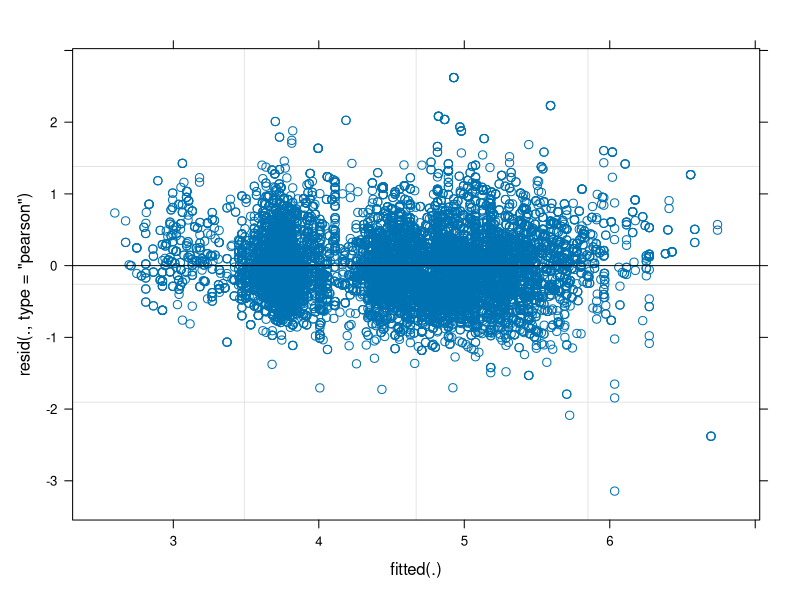
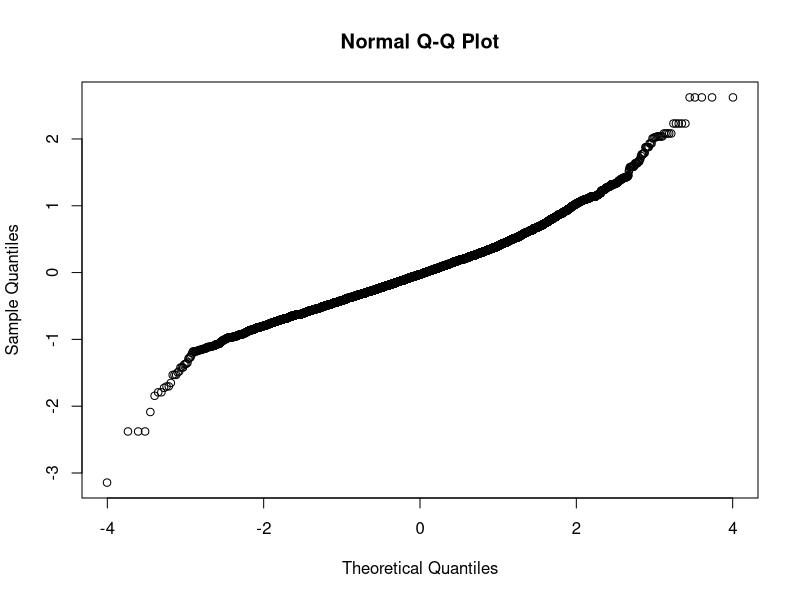
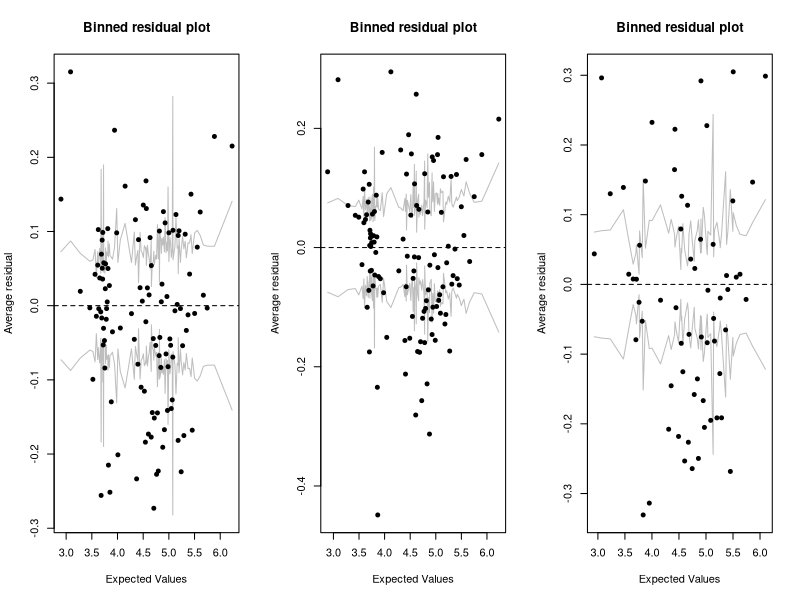
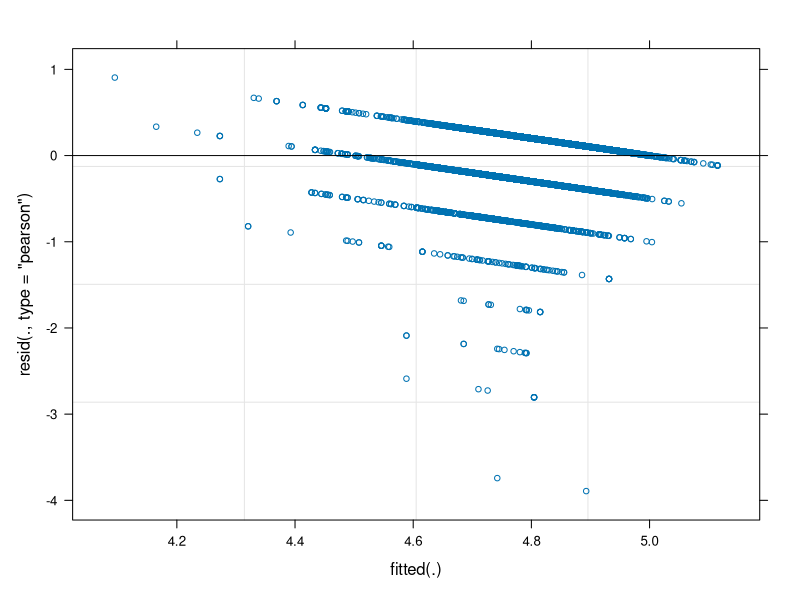
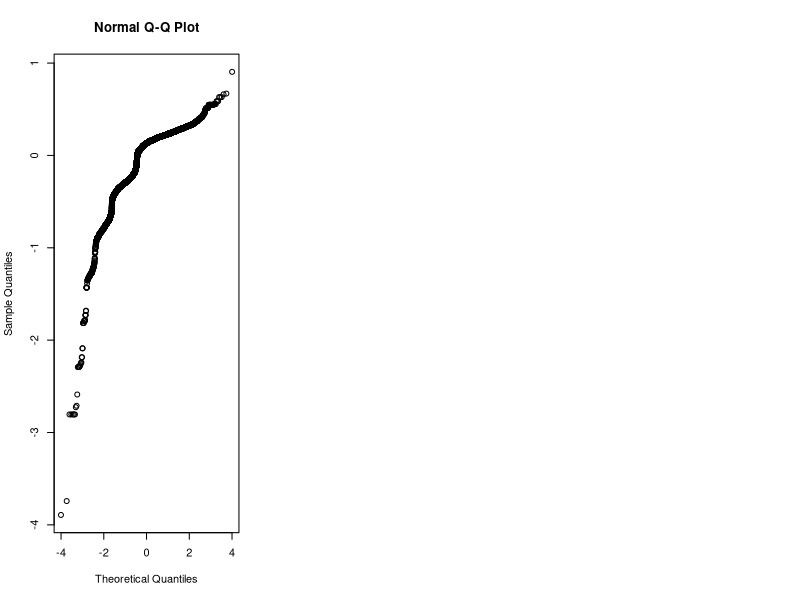
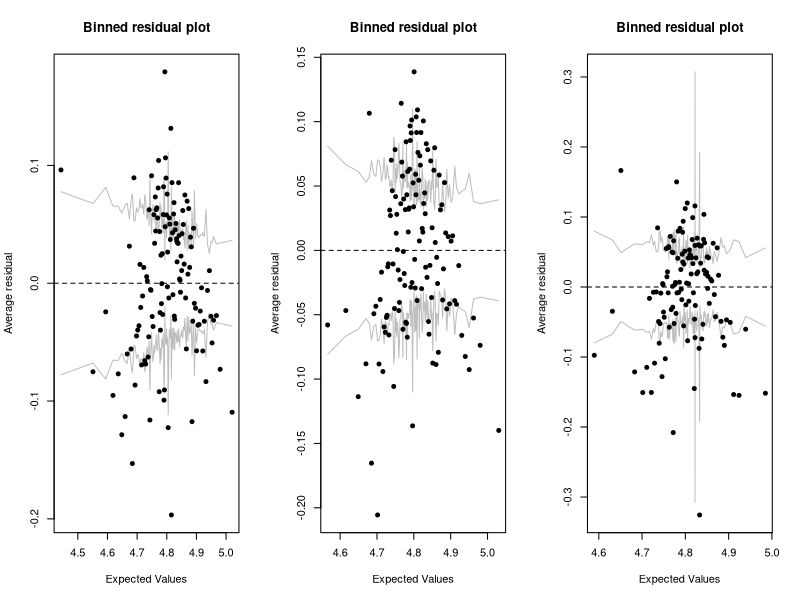
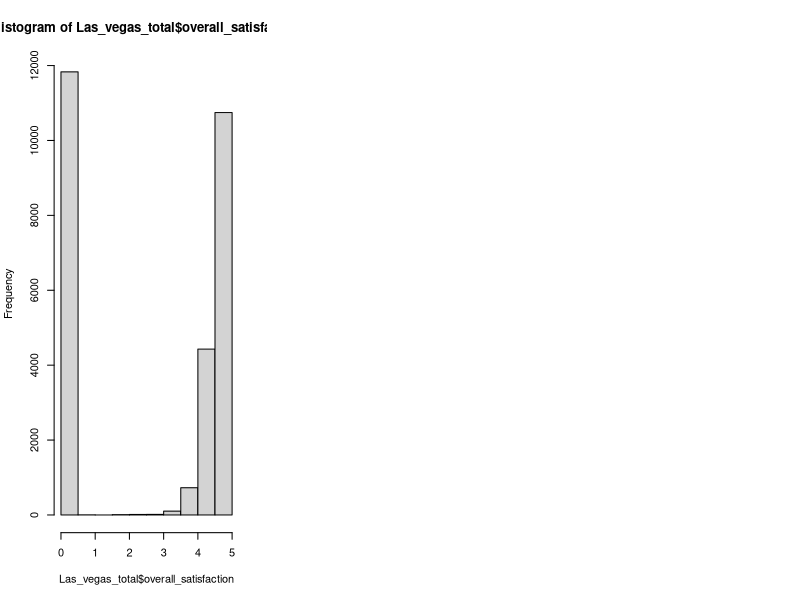
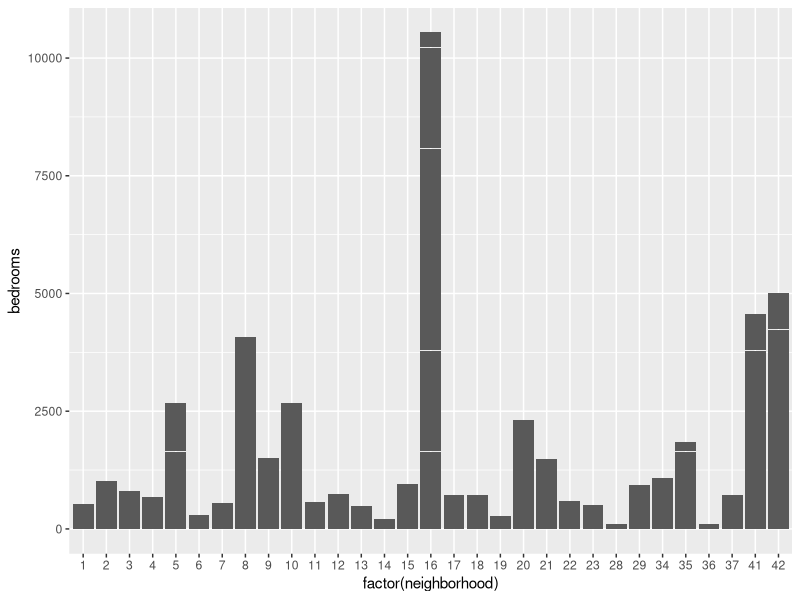

Generate these figures, in order, with R:
## ---- chunk 1
knitr::opts_chunk$set(echo = TRUE)
## ---- chunk 2
library(readr)
library(dplyr)
library(plyr)

tomslee_airbnb_las_vegas_0919_2017_02_25 <- read_csv("tomslee_airbnb_las_vegas_0919_2017-02-25.csv",col_types = cols(borough = col_skip(),last_modified = col_skip(), minstay = col_skip(),room_id = col_integer()))

tomslee_airbnb_las_vegas_0960_2017_03_10 <- read_csv("tomslee_airbnb_las_vegas_0960_2017-03-10.csv", 
     col_types = cols(borough = col_skip(), 
         last_modified = col_skip(), minstay = col_skip()))

tomslee_airbnb_las_vegas_1265_2017_05_14 <- read_csv("tomslee_airbnb_las_vegas_1265_2017-05-14.csv", 
     col_types = cols(bathrooms = col_skip(),city = col_skip(), 
         borough = col_skip(), country = col_skip(), 
         last_modified = col_skip(), location = col_skip(), 
         minstay = col_skip(), survey_id = col_skip()))

tomslee_airbnb_las_vegas_1390_2017_06_24 <- read_csv("tomslee_airbnb_las_vegas_1390_2017-06-24.csv", 
     col_types = cols(bathrooms = col_skip(), 
         borough = col_skip(), city = col_skip(), 
         country = col_skip(), last_modified = col_skip(), 
         location = col_skip(), minstay = col_skip(), 
         survey_id = col_skip()))

tomslee_airbnb_las_vegas_1507_2017_07_20 <- read_csv("tomslee_airbnb_las_vegas_1507_2017-07-20.csv", 
     col_types = cols(bathrooms = col_skip(), 
         borough = col_skip(), city = col_skip(), 
         country = col_skip(), last_modified = col_skip(), 
         location = col_skip(), minstay = col_skip(), 
         survey_id = col_skip()))
Las_vegas_total <- rbind(tomslee_airbnb_las_vegas_0919_2017_02_25, tomslee_airbnb_las_vegas_0960_2017_03_10,tomslee_airbnb_las_vegas_1265_2017_05_14,tomslee_airbnb_las_vegas_1390_2017_06_24,tomslee_airbnb_las_vegas_1507_2017_07_20)
overall_satisfaction_data <- Las_vegas_total %>%
  filter(Las_vegas_total$overall_satisfaction > 0)

reviews_data <- Las_vegas_total %>%
  filter(Las_vegas_total$reviews > 0)
## ---- chunk 3
library(arm)

# GLM for Overall_satisfaction
rating_reg <- glm(overall_satisfaction ~ factor(room_type) + log(price)  + 
                    (accommodates) + bedrooms,data = overall_satisfaction_data)

# random slope
rating_reg_2 <- lmer(overall_satisfaction ~ factor(room_type) + (accommodates) + bedrooms 
                     + (0 + log(price) | neighborhood),data = overall_satisfaction_data)

# random slope and intercept with interaction
rating_reg_3 <- lmer(overall_satisfaction ~ factor(room_type)*accommodates + bedrooms + log(price) + 
                       (1 + log(price) | neighborhood),data = overall_satisfaction_data)

# GLM for Price
price_reg <- glm(log(price) ~ factor(room_type) + overall_satisfaction + accommodates + 
                   bedrooms, data = overall_satisfaction_data)

# random intercept
price_reg_2 <- lmer(log(price) ~ factor(room_type) + overall_satisfaction + accommodates 
                    + bedrooms + (1|neighborhood), data = overall_satisfaction_data)

# random intercept and slope
price_reg_3 <- lmer(log(price) ~ factor(room_type) + accommodates + bedrooms + 
                      (1 + overall_satisfaction|neighborhood), data = overall_satisfaction_data)

## ---- chunk 4
display(price_reg)
## ---- chunk 5
display(price_reg_2)
## ---- chunk 6
display(price_reg_3)
## ---- chunk 7
display(rating_reg)
## ---- chunk 8
display(rating_reg_2)
## ---- chunk 9
display(rating_reg_3)
## ---- chunk 10
anova(price_reg_3,price_reg_2,price_reg)
## ---- chunk 11
library(arm)
plot(price_reg_3)
qqnorm(resid(price_reg_3))


par(mfrow=c(1,3))
binnedplot(fitted(price_reg_3),residuals(price_reg_3, type="response"))
binnedplot(fitted(price_reg_2),residuals(price_reg_2, type="response"))
binnedplot(fitted(price_reg),residuals(price_reg, type="response"))

## ---- chunk 12
anova(rating_reg_3,rating_reg_2,rating_reg)
## ---- chunk 13
library(arm)
plot(rating_reg_3)
qqnorm(resid(rating_reg_3))


par(mfrow=c(1,3))
binnedplot(fitted(rating_reg_3),residuals(rating_reg_3, type="response"))
binnedplot(fitted(rating_reg_2),residuals(rating_reg_2, type="response"))
binnedplot(fitted(rating_reg),residuals(rating_reg, type="response"))
## ---- chunk 14
library(ggplot2)
library(dplyr)
library(arm)
## ---- chunk 15
# Distribution of rating
hist(Las_vegas_total$overall_satisfaction)
summary(Las_vegas_total$overall_satisfaction)
## ---- chunk 16
library(ggplot2)
# Distribution of bedrooms 
# Each number represents an neighborhood

ggplot(Las_vegas_total, aes(x = factor(neighborhood), y = bedrooms)) + geom_bar(stat = "identity")

# Distribution of accommodates in room types
ggplot(Las_vegas_total, aes(x = accommodates, fill = room_type)) + geom_bar(position = "fill")


# Room_type vs price

Shareroom <- Las_vegas_total %>%
  filter(Las_vegas_total$room_type == "Shared room")
Entire_room <- Las_vegas_total %>%
  filter(Las_vegas_total$room_type == "Entire home/apt")
Private_room <- Las_vegas_total %>%
  filter(Las_vegas_total$room_type == "Private room")
avg_price <- data.frame(room_type=c("Sharedroom","Entire room/apt","Private_room"),
                price=c(mean(Shareroom$price), mean(Entire_room$price),mean(Private_room$price)))
ggplot(data=avg_price, aes(x=room_type,y = price)) + geom_bar(stat="identity")

# Bedrooms  vs price
ggplot(Las_vegas_total,aes(x = bedrooms,y = log(price))) + geom_point() +geom_smooth()
## ---- chunk 17
library(dplyr)
library(ggplot2)
# Rating vs room_type
Shareroom_rating <- overall_satisfaction_data %>%
  filter(room_type == "Shared room")

Entire_rating <- overall_satisfaction_data %>%
  filter(room_type == "Entire home/apt")

Privateroom_rating <- overall_satisfaction_data %>%
  filter(room_type == "Private room")

avg_rating <- data.frame(room_type=c("Sharedroom","Entire room/apt","Private_room"),
                rating=c(mean(Shareroom$overall_satisfaction), mean(Entire_room$overall_satisfaction),
                         mean(Private_room$overall_satisfaction)))

ggplot(data=avg_rating, aes(x=room_type,y = rating)) + geom_bar(stat="identity")

# Rating vs reviews
# Higher over_satisfaction have more reviews 
ggplot(overall_satisfaction_data,aes(x = overall_satisfaction,y =reviews )) +geom_jitter() + 
  geom_bin2d() 
